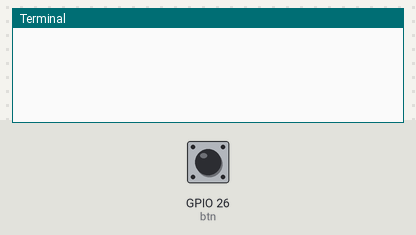
This program was run on a simulated Raspberry Pi (BCM pin numbers). Parts: the last lines printed to the terminal. Inputs (shaded band) come from the test bench; at power-on: GPIO 26 (btn) HIGH.

Above: at 1.2 s.
1.3 s: GPIO 26 (btn) pulled LOW for 0.15 s
At 1.43 s:
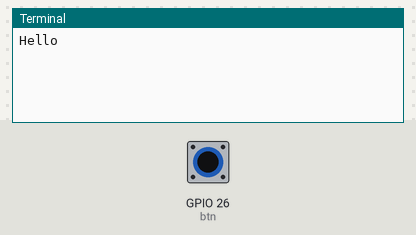
At 1.9 s:
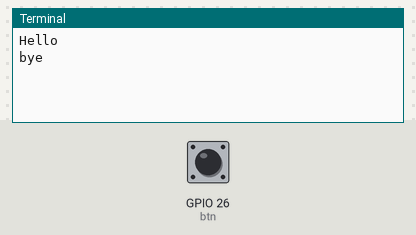

Measured:
- after the input at 1.3 s, the terminal: prints a new line at once (image 1)

The program:

ex03.py
```python
from gpiozero import Button
from signal import pause

def say_hello():
    print("Hello")

def say_bye():
    print("bye")

btn = Button(26)

btn.when_pressed = say_hello
btn.when_released = say_bye

pause()
```
